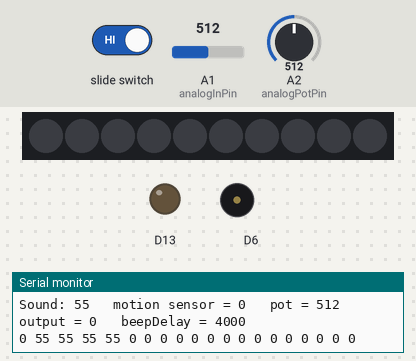
A sketch run on a simulated Adafruit Circuit Playground Express. On the bench: 10 RGB LEDs in strip order, left to right, output pins drawn as LEDs (lit = HIGH), buzzer (waves = sounding), the last lines printed to the serial monitor. The inputs (shaded band) are chosen by the test bench; at power-on: A1 (analogInPin) = 512, A2 (analogPotPin) = 512.

Above: at 1.2 s.
1.3 s: A1 (analogInPin) set to 900
At 3.7 s:
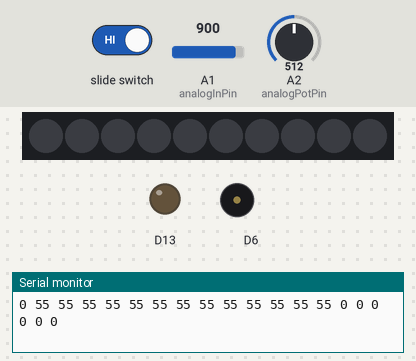
10.4 s: A2 (analogPotPin) set to 716
At 17.83 s:
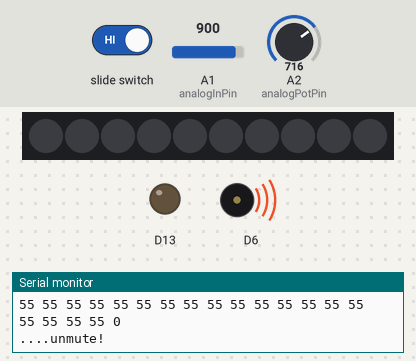
20.7 s: slide switch set HIGH
32.1 s: A2 (analogPotPin) set to 306
At 32.71 s:
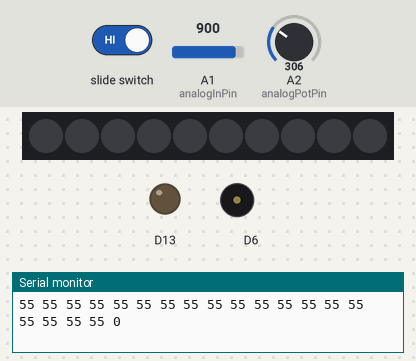
Timing chart, 0 to 34.6 s (numbered marks = the images above; inputs shaded):
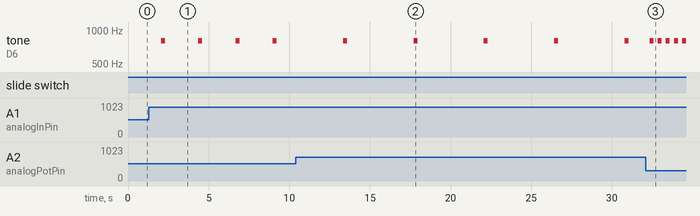

Measured:
- after the input at 1.3 s, tone on D6: alternates 800 Hz for 0.25 s and silent for 2.1 s, starting after 0.76 s
- after the input at 10.4 s, tone on D6: alternates 800 Hz for 0.25 s and silent for 4.1 s, starting after 2.9 s
- after the input at 32.1 s, tone on D6: alternates 800 Hz for 0.25 s and silent for 0.26 s, starting after 0.24 s

The sketch:

Sputnik.ino
```cpp
/*
  Chris Luginbuhl
  Mar 28, 2018
  Experiences and Interfaces
  This is the code to run the Sputnik radar detector-driven beep
*/

#include <Adafruit_CircuitPlayground.h>
#define SAMPLE_WINDOW   5  // Sample window for average level  - 5ms means 200Hz sound is the lowest we'll measure
#define SOUND_FLOOR     59  // Lower range of mic sensitivity in dB SPL
#define SOUND_CEILING  110  // Upper range of mic sensitivity in db SPL
#define SOUND_THRESHOLD 100
#define NUM_PEAKS 20

const int toneDuration = 250;  //duration in milliseconds
const int toneFreq = 800;      //frequency in Hz
const int analogInPin = A1;    // Analog input pin that radar VOut pin is attached to
const int analogPotPin = A2;
const int numSamples = 50;
const int minObserved = 240;
const int maxObserved = 500;


int soundPeak[] = {
  0, 0, 0, 0, 0, 0, 0, 0, 0, 0, 0, 0, 0, 0, 0, 0, 0, 0, 0, 0
}; //20 zeroes
int peakIndex = 0;
long timer = 0;
long beepTimer = 0;
long sensorSum = 0;
int beepDelay = 4000;
int movement = 0;
int sensorValue = 0;        // analog value read from the radar 0-1023
int numPixels = 10;
uint32_t color = 0;
bool mute = false;
int muteTimeout = 0;

void setup() {

  Serial.begin(9600);
  CircuitPlayground.begin();
  CircuitPlayground.setBrightness(255);
  CircuitPlayground.clearPixels();
  numPixels = CircuitPlayground.strip.numPixels();
}

uint8_t effect = 1;


void loop() {

  int peakToPeak = 0;
  float peakToPeakSum = 0;

  sensorSum = 0;

  //read from radar and mic (with average for smoothing)
  for (int i = 0; i < numSamples; i++) {
    sensorSum += analogRead(analogInPin);
    peakToPeakSum += CircuitPlayground.mic.soundPressureLevel(SAMPLE_WINDOW);
  }


  sensorValue = sensorSum / numSamples - analogRead(analogPotPin);         //note this is integer division. Should be fine with these values.
  movement = map(sensorValue, minObserved, maxObserved, 0, 100);  //empirically determined upper and lower bounds mapped to a percent scale
  movement = constrain(movement, 0, 100);         //clip anything outside this range
  //  movement = (2*movement + pow(movement, 2) / 100) / 3; //inverse bell curve to make beeping less frequent without reducing the
  //possibility to go to 100%
  beepDelay = map(movement, 0, 100, 4000, 250);  //sets max and min time between beeps

  //"play back" (with LEDs) the last sound exceeding the threshold

  if (soundPeak[peakIndex + 1] > (SOUND_FLOOR + 3) && (soundPeak[peakIndex + 1] <= (SOUND_FLOOR + 10))) {
    color = CircuitPlayground.strip.Color(255, 255, 175); // whitish light - contrasting slightly with blue interior of sputnik.
  } else if (soundPeak[peakIndex + 1] > (SOUND_FLOOR + 20)) {
    color = CircuitPlayground.strip.Color(255, 40, 10);
  } else {
    color = CircuitPlayground.strip.Color(0, 0, 0);
  }
  for (int i = 0; i < numPixels; i++) {
    CircuitPlayground.strip.setPixelColor(i, color);
  }
  CircuitPlayground.strip.show();


  //Cycle to the next spot on the array, wrapping around if at the end
  if (peakIndex < (NUM_PEAKS - 2)) {
    peakIndex++;
  } else {
    peakIndex = 0;
  }

  peakToPeak = int(peakToPeakSum / numSamples);
  soundPeak[peakIndex] = peakToPeak; //storing the last 20 values in an array in order to "play them back" with LEDs

  if (peakToPeak > (SOUND_FLOOR + 10))
  {
    Serial.println("Mute!");
    mute = true;
    muteTimeout = millis();
  } else if ((millis() - muteTimeout) > 15000) {
    mute = false;
    Serial.println("....unmute!");
  }

  if ((millis() - beepTimer) > beepDelay) {
    if (CircuitPlayground.slideSwitch() && !mute) {
      CircuitPlayground.playTone(toneFreq, toneDuration, true); //true sets blocking behaviour - don't want beep to register in mic
    }
    beepTimer = millis();
  }


  // print the results to the Serial Monitor:
  Serial.print("Sound: ");
  Serial.print(peakToPeak);
  Serial.print("\t motion sensor = ");
  Serial.print(sensorValue);
  Serial.print("\t pot = ");
  Serial.print(analogRead(analogPotPin));
  Serial.print("\t output = ");
  Serial.print(movement);
  Serial.print("\t beepDelay = ");
  Serial.println(beepDelay);
  for (int i = 0; i < 20; i++) {
    Serial.print(soundPeak[i]);
    Serial.print(" ");
  }
  Serial.println();


}
```
